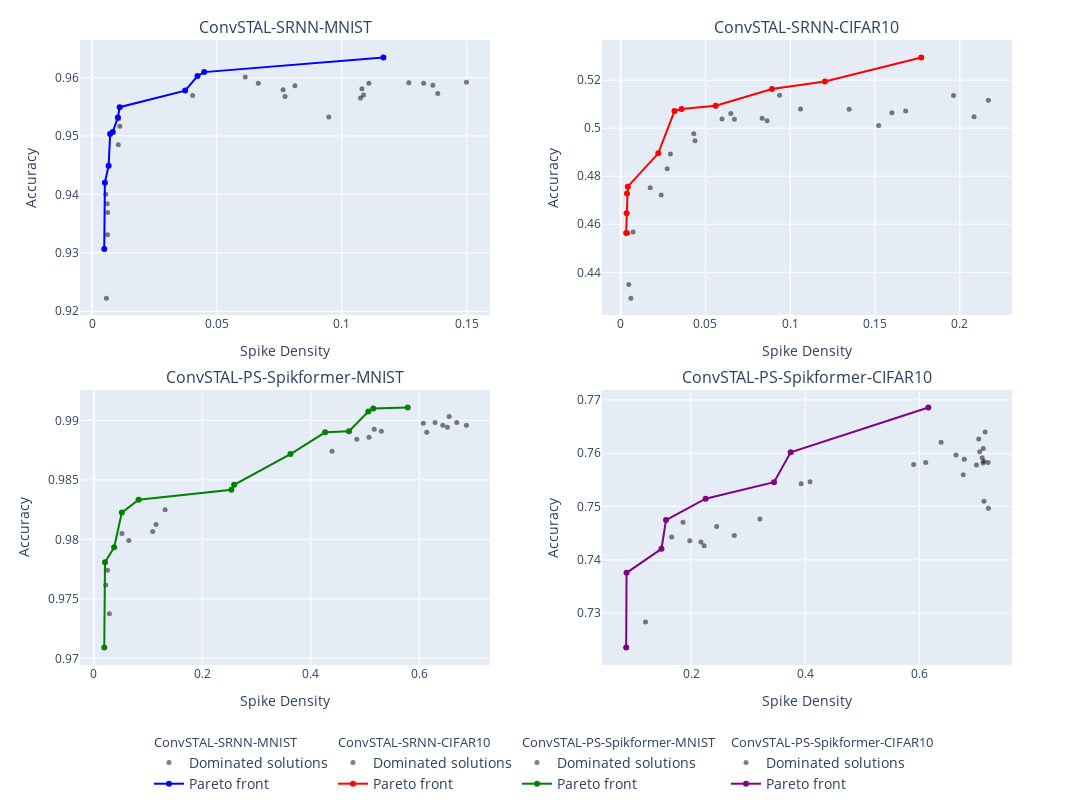

Source (notebook cell):
### Code cell
fig = make_subplots(
    rows=2, cols=2,
    subplot_titles=('ConvSTAL-SRNN-MNIST', 'ConvSTAL-SRNN-CIFAR10', 
                   'ConvSTAL-PS-Spikformer-MNIST', 'ConvSTAL-PS-Spikformer-CIFAR10'),
    horizontal_spacing=0.12,
    vertical_spacing=0.12
)

plots = [
    (*experiments[0], 1, 1, 'blue'),
    (*experiments[1], 1, 2, 'red'),
    (*experiments[2], 2, 1, 'green'),
    (*experiments[3], 2, 2, 'purple')
]

# Add all subplots
for study, name, row, col, color in plots:
    add_subplot_traces(fig, study, name, row, col, color)

# Update layout and axes labels
for i in range(1, 5):
    row, col = (i-1)//2 + 1, (i-1)%2 + 1
    fig.update_xaxes(title_text="Spike Density", row=row, col=col)
    fig.update_yaxes(title_text="Accuracy", row=row, col=col)

# Final layout update
fig.update_layout(
    height=800, width=1100,
    showlegend=True,
    legend=dict(
        orientation="h",
        yanchor="top",
        y=-0.1,
        xanchor="center",
        x=0.5,
        font=dict(size=14),
        tracegroupgap=5
    ),
    margin=dict(t=40, b=0),
    title_font=dict(size=2)
)

fig.show()

### Figure 1 — Plotly figure (JSON) as saved in the notebook; plotly's stock layout.template omitted (floating-point values rounded to 4 significant figures)
{"data": [{"legendgroup": "ConvSTAL-SRNN-MNIST", "legendgrouptitle": {"text": "ConvSTAL-SRNN-MNIST"}, "marker": {"color": "black", "opacity": 0.5, "size": 5}, "mode": "markers", "name": "Dominated solutions", "showlegend": true, "type": "scatter", "x": [0.1498, 0.07723, 0.005485, 0.1364, 0.108, 0.01062, 0.04026, 0.1087, 0.08119, 0.09473, 0.1384, 0.07644, 0.06654, 0.1108, 0.1268, 0.0613, 0.01111, 0.01049, 0.1327, 0.1074, 0.006252, 0.00573, 0.006105, 0.006202], "xaxis": "x", "y": [0.9592, 0.9567, 0.94, 0.9587, 0.9581, 0.9529, 0.9569, 0.957, 0.9586, 0.9532, 0.9572, 0.9579, 0.959, 0.959, 0.9591, 0.9601, 0.9517, 0.9485, 0.959, 0.9565, 0.9369, 0.9222, 0.9384, 0.9331], "yaxis": "y"}, {"legendgroup": "ConvSTAL-SRNN-MNIST", "line": {"color": "blue"}, "mode": "lines+markers", "name": "Pareto front", "showlegend": true, "type": "scatter", "x": [0.004891, 0.005139, 0.006639, 0.007252, 0.008292, 0.01034, 0.01106, 0.03727, 0.04221, 0.04489, 0.1166], "xaxis": "x", "y": [0.9307, 0.942, 0.9449, 0.9503, 0.9507, 0.9532, 0.9549, 0.9577, 0.9602, 0.9609, 0.9634], "yaxis": "y"}, {"legendgroup": "ConvSTAL-SRNN-CIFAR10", "legendgrouptitle": {"text": "ConvSTAL-SRNN-CIFAR10"}, "marker": {"color": "black", "opacity": 0.5, "size": 5}, "mode": "markers", "name": "Dominated solutions", "showlegend": true, "type": "scatter", "x": [0.02933, 0.06706, 0.09368, 0.1521, 0.1599, 0.02388, 0.006027, 0.2084, 0.01741, 0.0274, 0.04383, 0.004749, 0.1963, 0.05977, 0.06494, 0.0834, 0.168, 0.04309, 0.1347, 0.08632, 0.007322, 0.2168, 0.106, 0.004252], "xaxis": "x2", "y": [0.4892, 0.5038, 0.5138, 0.5012, 0.5065, 0.4721, 0.4292, 0.5048, 0.4752, 0.4831, 0.4947, 0.4349, 0.5137, 0.5039, 0.5062, 0.5042, 0.5072, 0.4976, 0.5079, 0.5032, 0.4567, 0.5117, 0.5081, 0.4563], "yaxis": "y2"}, {"legendgroup": "ConvSTAL-SRNN-CIFAR10", "line": {"color": "red"}, "mode": "lines+markers", "name": "Pareto front", "showlegend": true, "type": "scatter", "x": [0.003228, 0.003525, 0.003715, 0.004179, 0.02215, 0.03171, 0.03589, 0.05601, 0.08921, 0.1204, 0.1773], "xaxis": "x2", "y": [0.4563, 0.4645, 0.4728, 0.4756, 0.4895, 0.5072, 0.5081, 0.5094, 0.5164, 0.5195, 0.5295], "yaxis": "y2"}, {"legendgroup": "ConvSTAL-PS-Spikformer-MNIST", "legendgrouptitle": {"text": "ConvSTAL-PS-Spikformer-MNIST"}, "marker": {"color": "black", "opacity": 0.5, "size": 5}, "mode": "markers", "name": "Dominated solutions", "showlegend": true, "type": "scatter", "x": [0.02501, 0.6288, 0.6431, 0.02857, 0.6688, 0.6517, 0.05172, 0.5298, 0.507, 0.1085, 0.5167, 0.6547, 0.06443, 0.439, 0.6135, 0.6867, 0.1313, 0.1146, 0.4846, 0.6072, 0.02182], "xaxis": "x3", "y": [0.9774, 0.9898, 0.9896, 0.9737, 0.9898, 0.9894, 0.9805, 0.9891, 0.9886, 0.9807, 0.9892, 0.9903, 0.9799, 0.9874, 0.989, 0.9896, 0.9825, 0.9812, 0.9884, 0.9897, 0.9762], "yaxis": "y3"}, {"legendgroup": "ConvSTAL-PS-Spikformer-MNIST", "line": {"color": "green"}, "mode": "lines+markers", "name": "Pareto front", "showlegend": true, "type": "scatter", "x": [0.01912, 0.0205, 0.03735, 0.05152, 0.08248, 0.2534, 0.2585, 0.3623, 0.4262, 0.4702, 0.5058, 0.5149, 0.5785], "xaxis": "x3", "y": [0.9709, 0.9781, 0.9793, 0.9822, 0.9833, 0.9842, 0.9846, 0.9872, 0.989, 0.9891, 0.9907, 0.991, 0.9911], "yaxis": "y3"}, {"legendgroup": "ConvSTAL-PS-Spikformer-CIFAR10", "legendgrouptitle": {"text": "ConvSTAL-PS-Spikformer-CIFAR10"}, "marker": {"color": "black", "opacity": 0.5, "size": 5}, "mode": "markers", "name": "Dominated solutions", "showlegend": true, "type": "scatter", "x": [0.1661, 0.6999, 0.7119, 0.2229, 0.7207, 0.7114, 0.7128, 0.7055, 0.4084, 0.3929, 0.7099, 0.6641, 0.7131, 0.3207, 0.611, 0.2449, 0.186, 0.1978, 0.7151, 0.6379, 0.5899, 0.7038, 0.2174, 0.2758, 0.6785, 0.6767, 0.7203, 0.1203], "xaxis": "x4", "y": [0.7443, 0.7578, 0.7609, 0.7427, 0.7497, 0.7582, 0.7585, 0.7603, 0.7547, 0.7543, 0.7592, 0.7597, 0.751, 0.7477, 0.7583, 0.7463, 0.7471, 0.7436, 0.764, 0.7621, 0.7579, 0.7627, 0.7434, 0.7446, 0.7589, 0.756, 0.7583, 0.7284], "yaxis": "y4"}, {"legendgroup": "ConvSTAL-PS-Spikformer-CIFAR10", "line": {"color": "purple"}, "mode": "lines+markers", "name": "Pareto front", "showlegend": true, "type": "scatter", "x": [0.08644, 0.08711, 0.1483, 0.1562, 0.2255, 0.3453, 0.3745, 0.6157], "xaxis": "x4", "y": [0.7236, 0.7376, 0.7421, 0.7475, 0.7515, 0.7546, 0.7602, 0.7686], "yaxis": "y4"}], "layout": {"annotations": [{"font": {"size": 16}, "showarrow": false, "text": "ConvSTAL-SRNN-MNIST", "x": 0.22, "xanchor": "center", "xref": "paper", "y": 1, "yanchor": "bottom", "yref": "paper"}, {"font": {"size": 16}, "showarrow": false, "text": "ConvSTAL-SRNN-CIFAR10", "x": 0.78, "xanchor": "center", "xref": "paper", "y": 1, "yanchor": "bottom", "yref": "paper"}, {"font": {"size": 16}, "showarrow": false, "text": "ConvSTAL-PS-Spikformer-MNIST", "x": 0.22, "xanchor": "center", "xref": "paper", "y": 0.44, "yanchor": "bottom", "yref": "paper"}, {"font": {"size": 16}, "showarrow": false, "text": "ConvSTAL-PS-Spikformer-CIFAR10", "x": 0.78, "xanchor": "center", "xref": "paper", "y": 0.44, "yanchor": "bottom", "yref": "paper"}], "height": 800, "legend": {"font": {"size": 14}, "orientation": "h", "tracegroupgap": 5, "x": 0.5, "xanchor": "center", "y": -0.1, "yanchor": "top"}, "margin": {"b": 0, "t": 40}, "showlegend": true, "title": {"font": {"size": 2}}, "width": 1100, "xaxis": {"anchor": "y", "domain": [0, 0.44], "title": {"text": "Spike Density"}}, "xaxis2": {"anchor": "y2", "domain": [0.56, 1], "title": {"text": "Spike Density"}}, "xaxis3": {"anchor": "y3", "domain": [0, 0.44], "title": {"text": "Spike Density"}}, "xaxis4": {"anchor": "y4", "domain": [0.56, 1], "title": {"text": "Spike Density"}}, "yaxis": {"anchor": "x", "domain": [0.56, 1], "title": {"text": "Accuracy"}}, "yaxis2": {"anchor": "x2", "domain": [0.56, 1], "title": {"text": "Accuracy"}}, "yaxis3": {"anchor": "x3", "domain": [0, 0.44], "title": {"text": "Accuracy"}}, "yaxis4": {"anchor": "x4", "domain": [0, 0.44], "title": {"text": "Accuracy"}}}}
